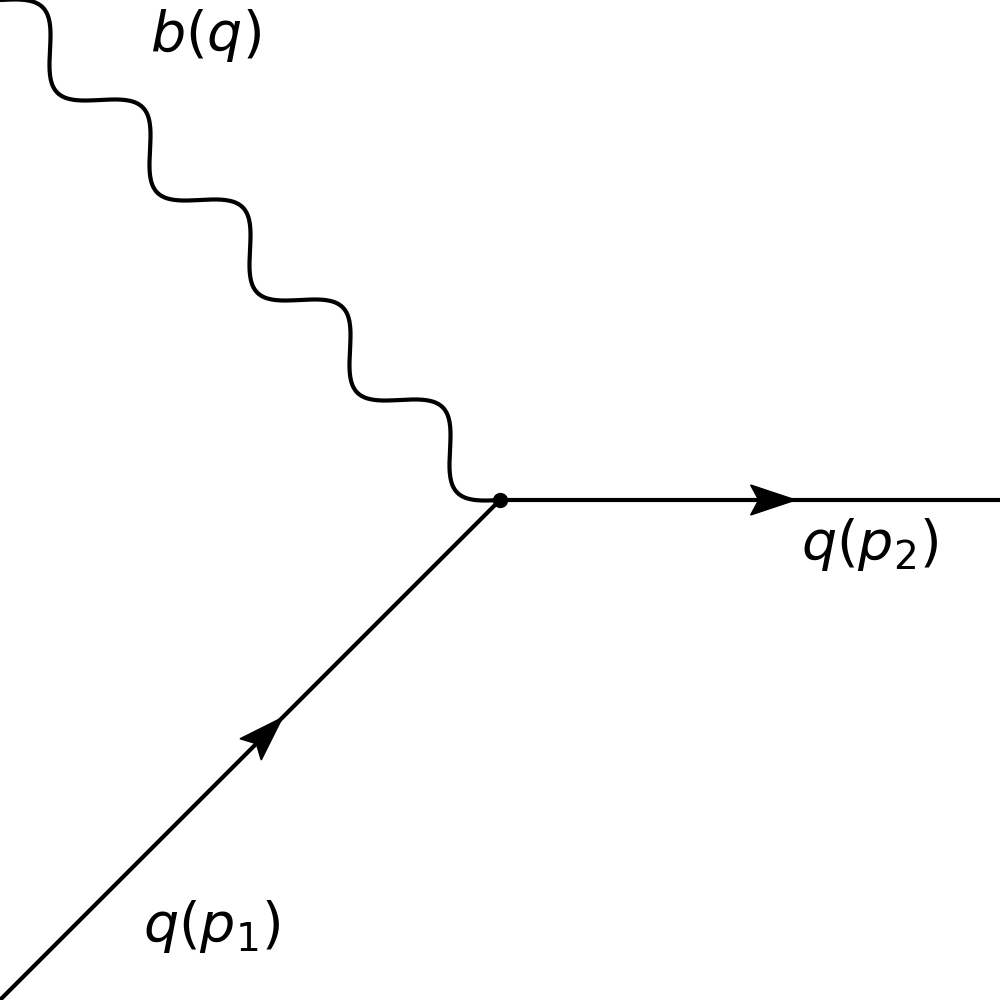

Source code (Python):
import matplotlib.pyplot as plt
from feynman import Diagram

fig = plt.figure(figsize=(10.0, 10.0))
ax = fig.add_axes([0, 0, 1, 1], frameon=False)

diagram = Diagram(ax)
inB = diagram.vertex(xy=(0, 1), marker="")
inQ = diagram.vertex(xy=(0, 0), marker="")
v = diagram.vertex(xy=(0.5, 0.5))
outQ = diagram.vertex(xy=(1, 0.5), marker="")

b = diagram.line(inB, v, style="wiggly")
inQ = diagram.line(inQ, v)
outQ = diagram.line(v, outQ)

b.text(r"$b(q)$", t=0.2, y=0.07, fontsize=40)
inQ.text(r"$q(p_1)$", t=0.2, fontsize=40)
outQ.text(r"$q(p_2)$", t=0.6, fontsize=40)

diagram.plot()
# plt.show()
plt.savefig("lo-light.png")
